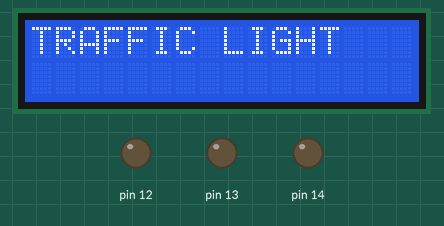
Bench run of a sketch on a simulated Arduino Uno, built with avr-gcc and run on an emulated ATmega328P. On the bench: 16×2 character LCD, output pins drawn as LEDs (lit = HIGH).

Above: at 0.2 s.
At 2.2 s:
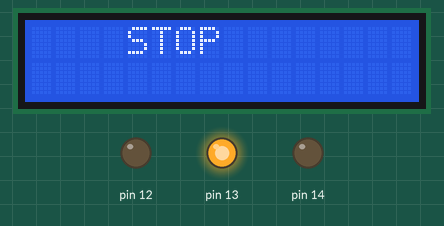
At 12.2 s:
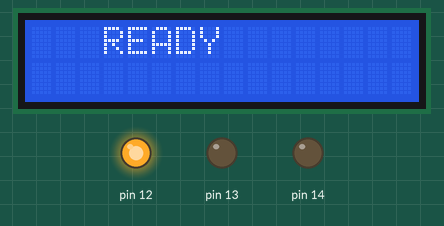
At 15.2 s:
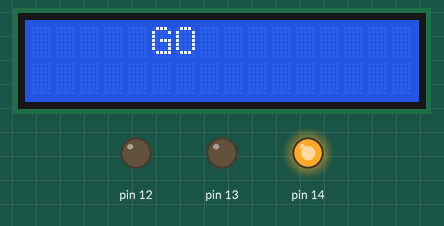
At 17.2 s:
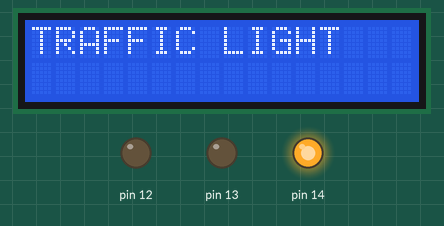
Timing chart, 0 to 37.7 s (numbered marks = the images above):
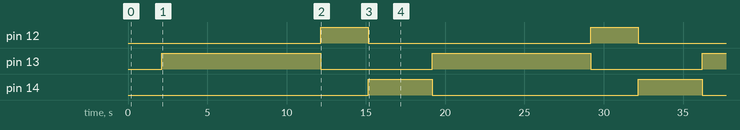

Measured:
- by itself, pin 12: alternates HIGH for 3.0 s and LOW for 14.0 s
- by itself, pin 13: alternates HIGH for 10.0 s and LOW for 7.0 s
- by itself, pin 14: alternates HIGH for 4.0 s and LOW for 13.0 s
- what the display in image 1 shows lasts 10.1 s, from 2.1 s to 12.2 s
- what the display in image 2 shows lasts 3.0 s, from 12.2 s to 15.2 s
- what the display in image 3 shows lasts 2.0 s, from 15.2 s to 17.2 s

The sketch:

TRAFFIC_LIGHT.ino
```cpp
#include <Wire.h>
#include <LiquidCrystal_I2C.h>

LiquidCrystal_I2C lcd(0x27,16,2);  // set the LCD address to 0x27 for a 16 chars and 2 line display

void setup()
{
  lcd.init();                      // initialize the lcd
  lcd.init();
  // Print a message to the LCD.
  lcd.backlight();
  pinMode(12, OUTPUT);
  pinMode(13, OUTPUT);
  pinMode(14, OUTPUT);
}


void loop()
{
   lcd.setCursor(0,0);
  lcd.print("TRAFFIC LIGHT");
  delay(2000);
  digitalWrite(13, HIGH);
  digitalWrite(12, LOW);
  digitalWrite(14, LOW);
  lcd.clear();
   lcd.setCursor(4,0);
  lcd.print("STOP");
  delay(10000);

  digitalWrite(12, HIGH);
  digitalWrite(13, LOW);
  digitalWrite(14, LOW);
  lcd.clear();
   lcd.setCursor(3,0);
  lcd.print("READY");
delay(3000);

  digitalWrite(14, HIGH);
  digitalWrite(13, LOW);
  digitalWrite(12, LOW);
  lcd.clear();
   lcd.setCursor(5,0);
  lcd.print("GO");
  delay(2000);
}
```
